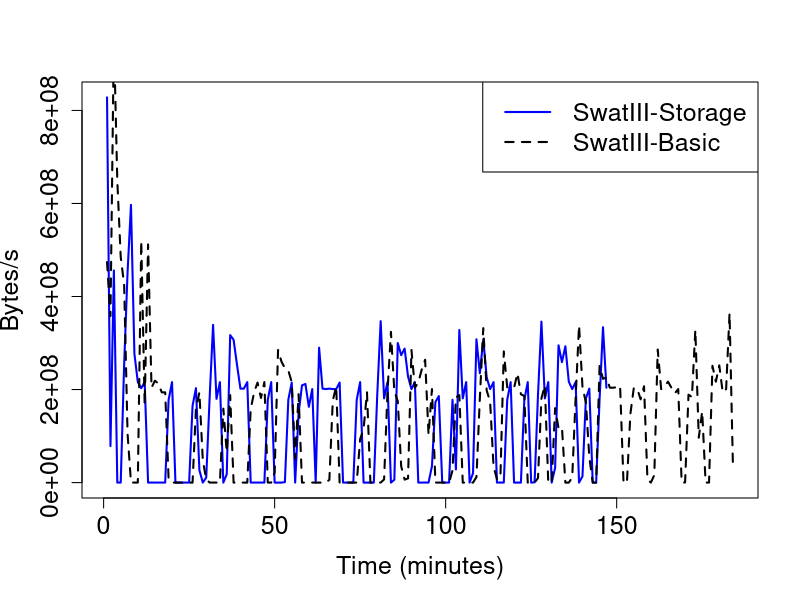

Write the R code that produced this figure.
#Where the file is saved
pdf("/home/hadoop/rough/MyGITProjects/PGA_EvaluationArchitecturePaper/Evaluation-architectures-for-big-data/LsuSamsungPaper/Figure/SystemData/Plots/SCFHddSsdHdfsRdIops.pdf", family="Times")

#Read data from CSV
data <- read.csv(file="SCF_1HDD_HDFSrwps.csv",head=FALSE,sep=",")

x <- 1:length(data$V14)

lt <- c(1,2)

plot(x, data$V14, type='l', col='blue', lwd=2, lty=lt[1], ann=FALSE, cex.axis=1.5)
lines(x, data$V4, col='black', lwd=2, lty=lt[2])

title(xlab="Time (minutes)", cex.lab=1.5)
title(ylab="Bytes/s", cex.lab=1.5)
#title(main="IOPS Over Time")

legend("topright", c("SwatIII-Storage", "SwatIII-Basic"), col=c("blue","black"), lwd=c(2,2), lty=lt, cex = 1.5)

#print(data$V5)
dev.off()
